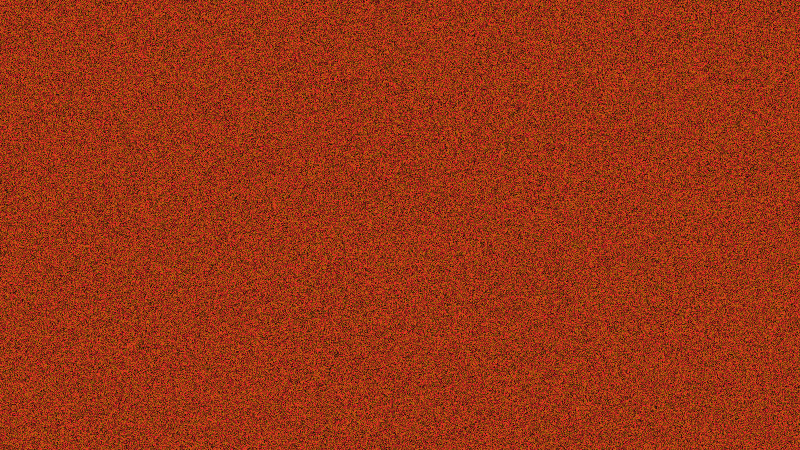
#> input picture examples/anycolorEg2.png, 1600 x 900 px, given in place of fg1.png, which was not available (shown at 1/2 size); the run also reads 1 picture not shown here
$ python main.py
#> lines starting #> are read from the running program, lines starting #| are printed output that depends on the picture; pictures that were not available may be replaced by others from this repository, and a replacement may not be noted
from PIL import Image, ImageDraw
import random
#creats background
canvas = Image.new('RGB', (1600, 900), 'pink')
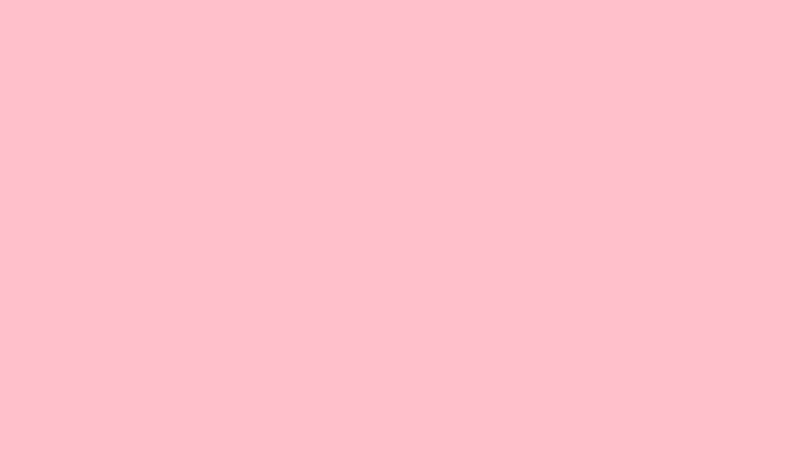
#> canvas: PIL image 1600x900 RGB (shown at 1/2 size); mean R, G, B 255, 192, 203
img_draw = ImageDraw.Draw(canvas)
canvas.save('wallpaper.png')

#opens background
bg = Image.open("wallpaper.png")

#loop for adding the random pixals
x = 1
while x < 10000:
	area = random.randint(0, 1600),random.randint(0, 900)
	small = Image.open("fg.png")#.rotate(random.randint(0,360), expand=True)
	bg.paste(small, (area), small.convert('RGBA'))

	area = random.randint(0, 1600),random.randint(0, 900)
	fg1 = Image.open("fg1.png")
#> fg1 is the input picture: PIL image 1600x900 RGB; mean R, G, B 153, 52.3, 21.3
	bg.paste(fg1, (area), fg1.convert('RGBA'))
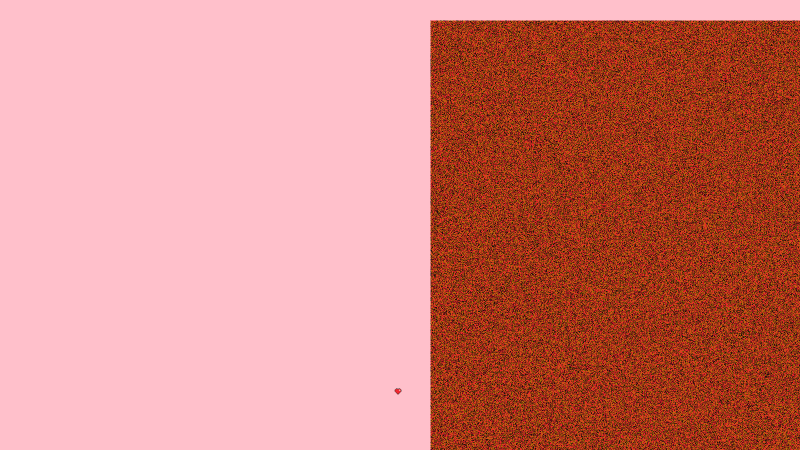
#> bg: PIL image 1600x900 RGB (shown at 1/2 size); mean R, G, B 210, 130.4, 122.9

	area = random.randint(0, 1600),random.randint(0, 900)
	fg1 = Image.open("fg2.png")
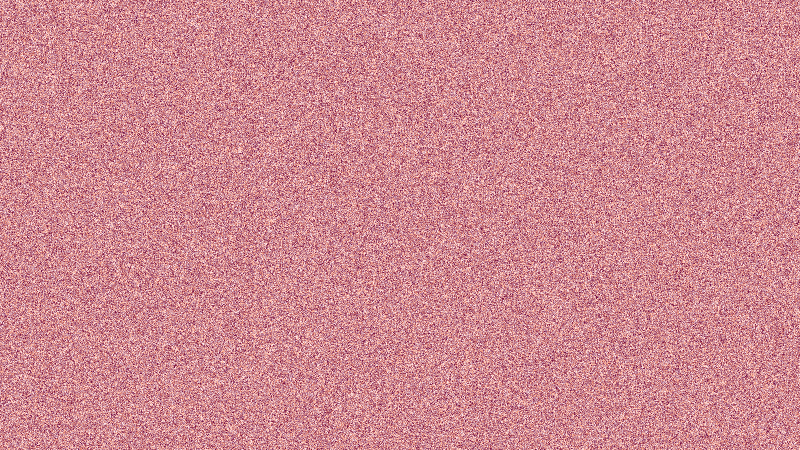
#> input picture examples/anycolorEg3.png, 1600 x 900 px, given in place of fg2.png, which was not available (shown at 1/2 size)
#> fg1 is the input picture: PIL image 1600x900 RGB; mean R, G, B 206.3, 136.6, 145
	bg.paste(fg1, (area), fg1.convert('RGBA'))
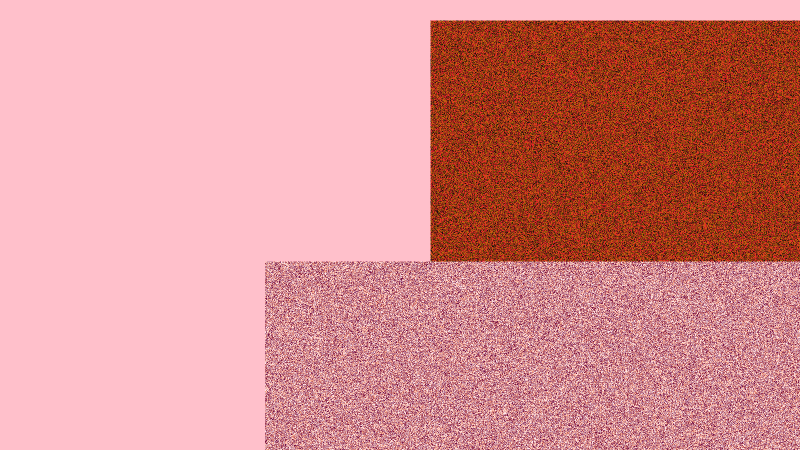
#> bg: PIL image 1600x900 RGB (shown at 1/2 size); mean R, G, B 216, 141.9, 141.8

	area = random.randint(0, 1600),random.randint(0, 900)
	fg1 = Image.open("fg3.png")
	bg.paste(fg1, (area), fg1.convert('RGBA'))
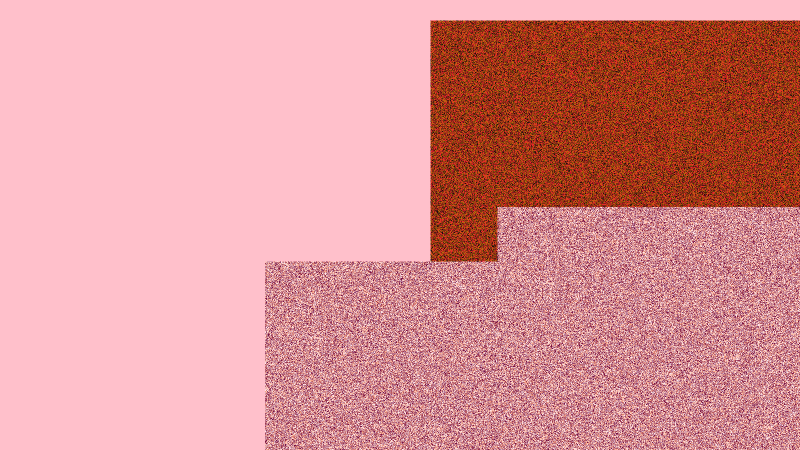
#> bg: PIL image 1600x900 RGB (shown at 1/2 size); mean R, G, B 218.5, 145.8, 147.5

	area = random.randint(0, 1600),random.randint(0, 900)
#> (the run stopped early here; a loop or call above may not have finished)
